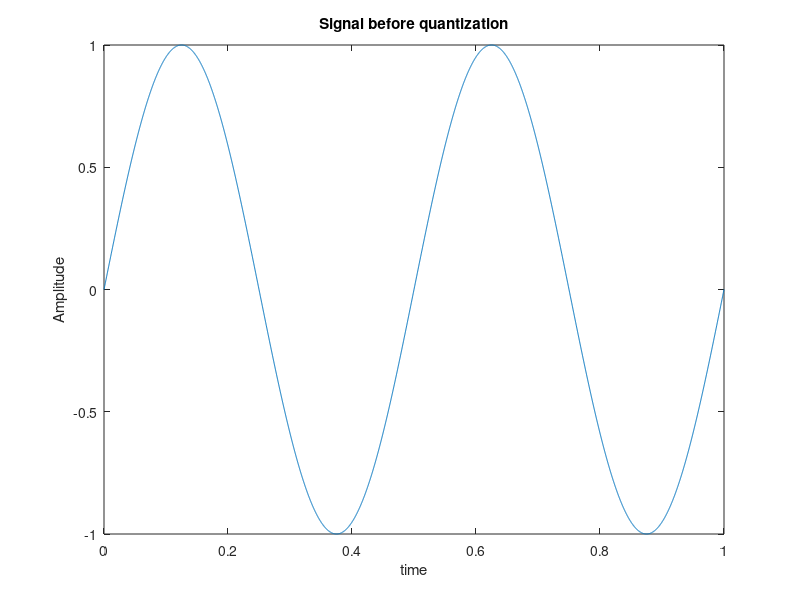

Reproduce this figure in MATLAB. (Note: this script raises an error after producing the figure.)
A=1;
f=2;
fs=4000;          
t=0:1/fs:1;
y= A*sin(2*pi*f*t);
figure
plot(t,y)
ylabel('Amplitude');
xlabel('time');
title('Signal before quantization');
 figure
n=[3,4,5,10];
m=2.*n+1;
for i=1:length(n)
   yq= (fi(y,1,m(i),n(i)));
   Pe = (sum((yq - y).^2))./length(y);  %qe from the equation
   subplot(2,2,i)
   plot(t,yq,'b')
   ylabel('Amplitude');
   xlabel('time');
  % legend(['qe= ',num2str(Pe)])
   %title(['n =',num2str(n(i))])

end
%% encoding
n=input('choose which n you want to encode with ( n[3,4,5,10] ): ');
m=2*n+1;
yq_e=double(fi(y,1,m,n));
encoded_signal = zeros(length(y),m);
for i=1:length(yq_e)
 if yq_e(i)< 0 % for negtive numbers
    encoded_signal(i,1) = 1;
    x = abs(yq_e(i));
 elseif yq_e(i)> 0
    encoded_signal(i,1) = 0;
    x = yq_e(i);
  end
 x = abs(yq_e(i));
% number bits for integer part and fraction
integer = n;
fraction = n;                      

%get binary number 
encoded_signal(i,2:end) = fix(rem(x*pow2(-(n-1):n),2));
end
